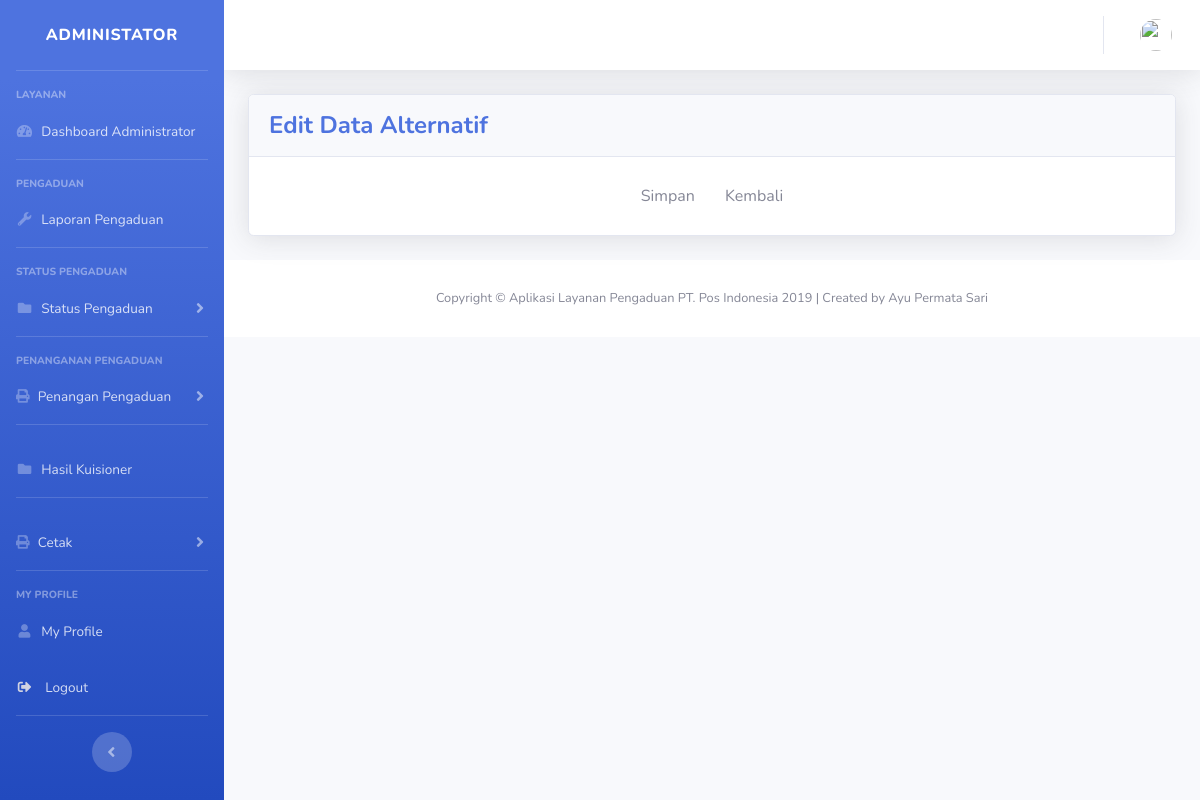
The page /alternatifc/manage_alternatif/19 on the database as committed earlier.
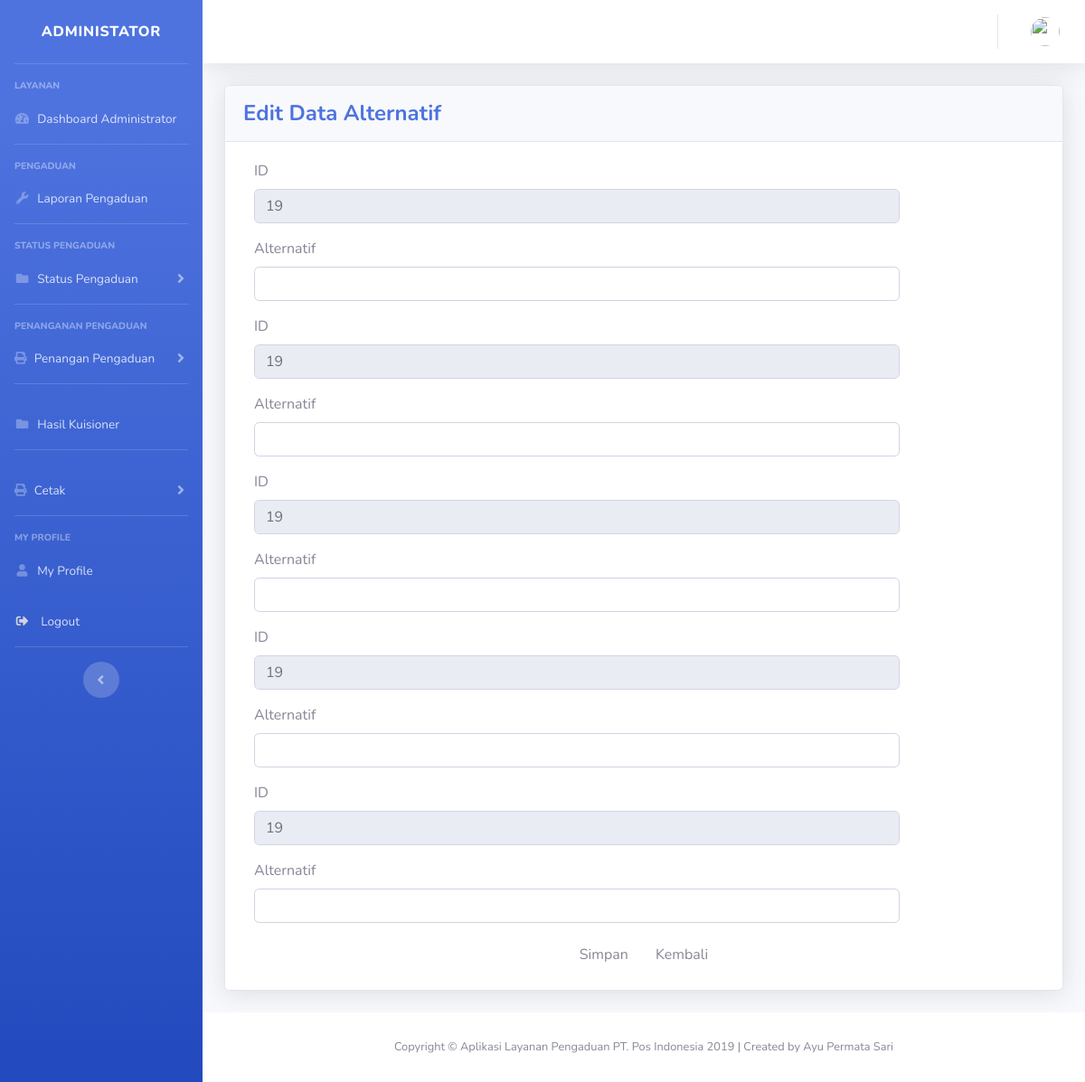
The same page on the database as committed later.
### tables this page shows
CREATE TABLE `tbl_alternatif` (
  `id_alternatif` varchar(255) NOT NULL,
  `kd_alternatif` varchar(255) NOT NULL,
  `nm_alternatif` varchar(255) NOT NULL
);

### application/controllers/alternatifc.php (called while the page is built, shortened)
<?php
class alternatifc extends CI_Controller
{
    function __construct()
    {
        $this->load->model('m_wp');
    }
    public function manage_alternatif()
    {
        $data1['title'] = 'Dashboard Admin';
        $data1['user'] = $this->db->get_where('user', ['email' =>
        $this->session->userdata('email')])->row_array();
        $id = $this->uri->segment(3);
        if ($id == '') {
            $data = array(
                'header' => 'Data Alternatif',
                'header_title' => 'Tambah Data Alternatif',
                'active_alternatif' => 'active',
                'id' => $this->m_wp->id_alternatif(),
            );
            $this->load->view('templates/header', $data);
            $this->load->view('templates/sidebar_admin', $data);
            $this->load->view('templates/topbar', $data);
            $this->load->view('alternatif/manage_alternatif', $data);
            $this->load->view('templates/footer');
        } else {
            $id_alternatif['id_alternatif'] = $id;
            $data = array(
                'header' => 'Data Alternatif',
                'header_title' => 'Edit Data Alternatif',
                'active_alternatif' => 'active',
                'data_alternatif' => $this->m_wp->getSelectedData('tbl_alternatif', $id_alternatif),
            );
            $this->load->view('templates/header', $data1);
            $this->load->view('templates/sidebar_admin', $data);
            $this->load->view('templates/topbar', $data1);
            $this->load->view('alternatif/manage_alternatif', $data);
            $this->load->view('templates/footer');
        }
    }
}

### index.php (called while the page is built, shortened)
<?php
require_once BASEPATH.'core/CodeIgniter.php';

### application/models/m_wp.php (called while the page is built, shortened)
<?php
class m_wp extends CI_Model
{
    public function getSelectedData($table, $data)
    {
        return $this->db->get_WHERE($table, $data)->result();
    }
}

### application/views/alternatif/manage_alternatif.php (the view, shortened to what the changed rows need)
<section id="main-content">
    <section class="wrapper site-min-height">
        <div class="container">
            <div class="card shadow mb-4">
                <div class="card-body">
                    <div class="table-responsive">
                        <table class="table table-bordered" id="laporanaduan" width="100%" cellspacing="0">
                            <thead>
                                <tr>
                                    <form method="post" class="form-horizontal style-form" action="<?php echo site_url('alternatifc/prosses_alternatif') ?>">
                                        <?php if (isset($id)) { ?>
                                        <div class="form-group">
                                            <label class="col-sm-2 col-sm-2 control-label">ID</label>
                                            <div class="col-sm-10">
                                                <input name="id_alternatif" type="text" class="form-control round-form" value="<?php echo $id; ?>" readonly>
                                            </div>
                                        </div>
                                        <div class="form-group">
                                            <label class="col-sm-2 col-sm-2 control-label">Alternatif</label>
                                            <div class="col-sm-10">
                                                <input type="text" name="nm_alternatif" class="form-control round-form" required>
                                            </div>
                                        </div>
                                        <?php } else { ?>
                                        <?php
                                            if (isset($data_alternatif)) {
                                                foreach ($data_alternatif as $row) {
                                                    ?>
                                        <div class="form-group">
                                            <label class="col-sm-2 col-sm-2 control-label">ID</label>
                                            <div class="col-sm-10">
                                                <input name="id" type="text" class="form-control round-form" value="<?php echo $row->id_alternatif; ?>" readonly>
                                            </div>
                                        </div>
                                        <div class="form-group">
                                            <label class="col-sm-2 col-sm-2 control-label">Alternatif</label>
                                            <div class="col-sm-10">
                                                <input type="text" name="nm_alternatif" class="form-control round-form" value="<?php echo $row->nm_alternatif; ?>" required>
                                            </div>
                                        </div>
                                        <?php }
                                            }
                                            ?>
                                        <?php } ?>
                                        <div align="center">
                                        </div>
                                    </form>
                                </tr>
                            </thead>
                        </table>
                    </div>
                </div>
            </div>
        </div>
    </section>
</section>

Rows that differ between the two databases and show on the page:
added tbl_alternatif: id "19"
added tbl_alternatif: id "19"
added tbl_alternatif: id "19"
added tbl_alternatif: id "19"
added tbl_alternatif: id "19"
